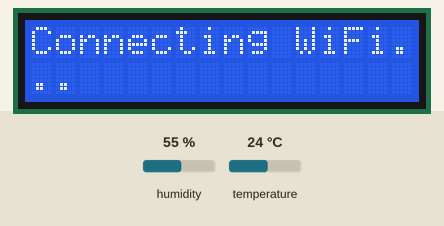
The program below on a simulated ESP8266 (NodeMCU). On the bench: 16×2 character LCD. Inputs (shaded band) come from the test bench; at power-on: temperature 24 °C, humidity 55 %. WiFi joins after 1.5 s; servers stay silent unless stated; the local clock reads 2024-03-15 10:24:30 at power-on unless the program sets it; what the program prints to the serial monitor is not drawn.

Above: at 2.2 s.
3.9 s: temperature set to 7 °C
At 7.4 s:
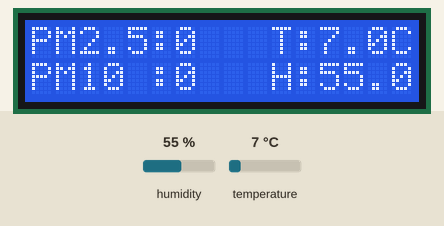
8.3 s: humidity set to 22 %
At 11.5 s:
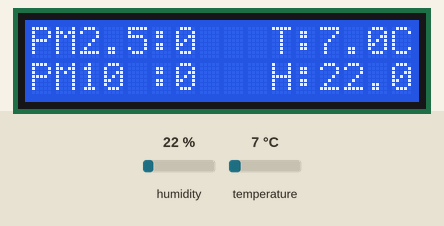
12.6 s: humidity set to 40 %
At 16.6 s:
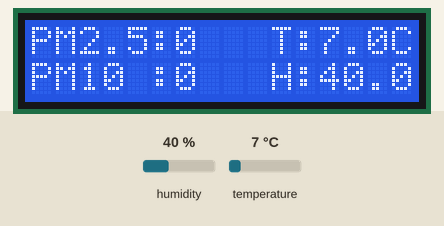
16.9 s: temperature set to 12 °C
At 20.8 s:
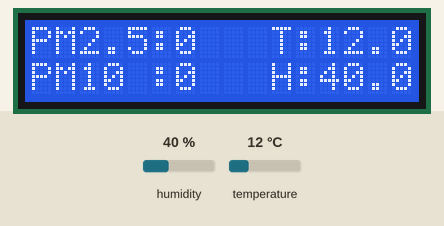
Timing chart, 0 to 22.1 s (numbered marks = the images above; inputs shaded):
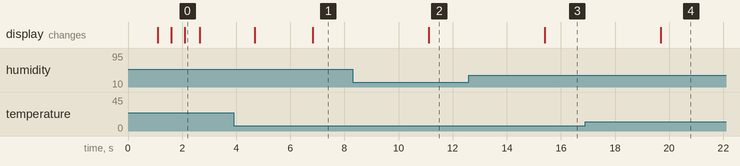

Measured:
- after the input at 3.9 s, the display: first differs from a run without the input after 2.9 s (image 1)
- after the input at 8.3 s, the display: changes after 2.8 s (image 2)
- after the input at 12.6 s, the display: changes after 2.8 s (image 3)
- after the input at 16.9 s, the display: changes after 2.8 s (image 4)
- what the display in image 0 shows lasts 0.5 s, from 2.1 s to 2.6 s

The program:

main.cpp
```cpp
#include <ESP8266WiFi.h>
#include <WiFiClientSecure.h>
#include <ESP8266HTTPClient.h>
#include <time.h>
#include <Wire.h>
#include <SoftwareSerial.h>
#include <DHT.h>
#include <LiquidCrystal_I2C.h>

// ---------- WiFi & Firebase ----------
const char* WIFI_SSID = "WIFI_SSID";
const char* WIFI_PASSWORD = "WIFI_PASSWORD";
const char* FIREBASE_HOST = "FIREBASE_HOST";

// ---------- NTP Settings ----------
const char* NTP_SERVER = "pool.ntp.org";
const long GMT_OFFSET_SEC = 7 * 3600;
const int DAYLIGHT_OFFSET_SEC = 0;

// ---------- Pin Definitions (ESP8266 / NodeMCU) ----------
// PMS7003 Air Quality Sensor
#define PMS_RX_PIN 14 // GPIO14 (D5) - Connect to PMS TX
#define PMS_TX_PIN 12 // GPIO12 (D6) - Connect to PMS RX

// DHT22 Temperature & Humidity Sensor
#define DHTPIN 13     // GPIO13 (D7) - Connect to DHT22 Data pin
#define DHTTYPE DHT22 // DHT 22 (AM2302)

// I2C Pins (Used for 1602 LCD)
#define I2C_SDA_PIN 4 // GPIO4 (D2)
#define I2C_SCL_PIN 5 // GPIO5 (D1)

// ---------- Object Initialization ----------
SoftwareSerial pmsSerial(PMS_RX_PIN, PMS_TX_PIN);
DHT dht(DHTPIN, DHTTYPE);
// Set the LCD address to 0x27 for a 16 chars and 2 line display.
// (If screen is blank later, try address 0x3F)
LiquidCrystal_I2C lcd(0x27, 16, 2);

// ---------- Global Variables ----------
unsigned long lastSend = 0;
unsigned long lastDhtRead = 0;
unsigned long lastLcdUpdate = 0;

uint16_t pm2_5 = 0;
uint16_t pm10  = 0;

float boardTemp = NAN;
float boardHumidity = NAN;

// ---------- WiFi & Time ----------
void connectWiFi() {
  WiFi.begin(WIFI_SSID, WIFI_PASSWORD);
  Serial.print("Connecting to WiFi");

  lcd.clear();
  lcd.setCursor(0, 0);
  lcd.print("Connecting WiFi.");

  int dotCount = 0;
  while (WiFi.status() != WL_CONNECTED) {
    delay(500);
    Serial.print(".");
    lcd.setCursor(dotCount % 16, 1);
    lcd.print(".");
    dotCount++;
  }
  Serial.println("\nWiFi connected");
  lcd.clear();
  lcd.print("WiFi Connected!");
}

void initTime() {
  configTime(GMT_OFFSET_SEC, DAYLIGHT_OFFSET_SEC, NTP_SERVER);

  Serial.print("Waiting for NTP time");
  lcd.setCursor(0, 1);
  lcd.print("Syncing Time... ");

  time_t now = time(nullptr);
  while (now < 8 * 3600 * 2) {
    delay(500);
    Serial.print(".");
    now = time(nullptr);
  }
  Serial.println("\nTime synced");
  lcd.clear();
}

// ---------- Sensors ----------
void updateDHTValues() {
  // DHT22 is a slow sensor, only read every 2 seconds
  if (millis() - lastDhtRead > 2000) {
    lastDhtRead = millis();

    float h = dht.readHumidity();
    float t = dht.readTemperature();

    if (isnan(h) || isnan(t)) {
      Serial.println("Failed to read from DHT sensor!");
    } else {
      boardHumidity = h;
      boardTemp = t;
      Serial.print("DHT Temp: ");
      Serial.print(boardTemp, 1);
      Serial.print(" C, Humidity: ");
      Serial.print(boardHumidity, 1);
      Serial.println(" %");
    }
  }
}

bool pmsReadMeasurement(uint16_t &outPM25, uint16_t &outPM10) {
  unsigned long start = millis();

  while (millis() - start < 2000) {
    if (pmsSerial.available() >= 32) {
      if (pmsSerial.read() == 0x42) {
        if (pmsSerial.peek() == 0x4D) {
          pmsSerial.read();

          uint8_t buf[30];
          pmsSerial.readBytes(buf, 30);

          uint16_t calcChecksum = 0x42 + 0x4D;
          for (int i = 0; i < 28; i++) {
            calcChecksum += buf[i];
          }

          uint16_t expectedChecksum = (buf[28] << 8) | buf[29];

          if (calcChecksum == expectedChecksum) {
            outPM25 = (buf[10] << 8) | buf[11];
            outPM10 = (buf[12] << 8) | buf[13];

            while (pmsSerial.available()) pmsSerial.read();
            return true;
          }
        }
      }
    }
    delay(10);
  }
  return false;
}

void updatePMSValues() {
  uint16_t newPM25, newPM10;

  if (pmsReadMeasurement(newPM25, newPM10)) {
    pm2_5 = newPM25;
    pm10 = newPM10;
    Serial.printf("PMS PM2.5: %d, PM10: %d\n", pm2_5, pm10);
  }
}

// ---------- LCD Display ----------
void updateLCD() {
  // Refresh LCD every 2 seconds to prevent flickering
  if (millis() - lastLcdUpdate > 2000) {
    lastLcdUpdate = millis();

    char line1[17];
    char line2[17];

    // Format: "PM2.5: 15 T:24.5C"
    snprintf(line1, sizeof(line1), "PM2.5:%-3d T:%.1fC", pm2_5, isnan(boardTemp) ? 0.0 : boardTemp);
    // Format: "PM10 : 20 H:60.2%"
    snprintf(line2, sizeof(line2), "PM10 :%-3d H:%.1f%%", pm10, isnan(boardHumidity) ? 0.0 : boardHumidity);

    lcd.setCursor(0, 0);
    lcd.print(line1);

    lcd.setCursor(0, 1);
    lcd.print(line2);
  }
}

// ---------- Firebase HTTP POST ----------
bool firebasePost(String path, String jsonPayload) {
  WiFiClientSecure client;
  client.setInsecure(); // testing only

  HTTPClient https;
  String url = "https://" + String(FIREBASE_HOST) + path + ".json";

  if (!https.begin(client, url)) {
    Serial.println("HTTPS begin failed");
    return false;
  }

  https.addHeader("Content-Type", "application/json");

  int httpCode = https.POST(jsonPayload);
  String response = https.getString();

  Serial.print("HTTP POST: ");
  Serial.println(httpCode);

  https.end();
  return (httpCode >= 200 && httpCode < 300);
}

// ---------- JSON Payload ----------
String makeJsonPayload() {
  time_t now = time(nullptr);
  struct tm timeinfo;
  localtime_r(&now, &timeinfo);

  char thaiTime[30];
  strftime(thaiTime, sizeof(thaiTime), "%Y-%m-%dT%H:%M:%S", &timeinfo);

  String json = "{";
  json += "\"time\":\"" + String(thaiTime) + "\",";
  json += "\"pm2_5\":" + String(pm2_5) + ",";
  json += "\"pm10\":" + String(pm10) + ",";

  if (isnan(boardTemp)) {
    json += "\"temp\":null,";
  } else {
    json += "\"temp\":" + String(boardTemp, 2) + ",";
  }

  if (isnan(boardHumidity)) {
    json += "\"humidity\":null";
  } else {
    json += "\"humidity\":" + String(boardHumidity, 2);
  }

  json += "}";
  return json;
}

// ---------- Main Logic ----------
void setup() {
  Serial.begin(115200);
  delay(1000);

  // Initialize I2C and LCD
  Wire.begin(I2C_SDA_PIN, I2C_SCL_PIN);
  lcd.init();
  lcd.backlight();
  lcd.setCursor(0, 0);
  lcd.print("System Booting..");

  // Initialize Sensors
  dht.begin();
  pmsSerial.begin(9600);

  // Connect to Network & Time
  connectWiFi();
  initTime();
}

void loop() {
  if (WiFi.status() != WL_CONNECTED) {
    connectWiFi();
    initTime();
  }

  updateDHTValues();
  updatePMSValues();
  updateLCD();

  // Send to Firebase every 2 minutes (120000 ms)
  if (millis() - lastSend > 120000) {
    lastSend = millis();

    String payload = makeJsonPayload();
    Serial.println("Sending payload: " + payload);
    firebasePost("/room1/logs", payload);
  }

  delay(100);
}
```
